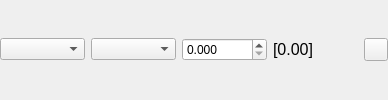
<?xml version="1.0" encoding="UTF-8"?>
<ui version="4.0">
 <class>SingleBlendshapeRuleUI</class>
 <widget class="QWidget" name="SingleBlendshapeRuleUI">
  <property name="geometry">
   <rect>
    <x>0</x>
    <y>0</y>
    <width>388</width>
    <height>100</height>
   </rect>
  </property>
  <property name="windowTitle">
   <string>Form</string>
  </property>
  <layout class="QVBoxLayout" name="verticalLayout">
   <property name="leftMargin">
    <number>0</number>
   </property>
   <property name="topMargin">
    <number>0</number>
   </property>
   <property name="rightMargin">
    <number>0</number>
   </property>
   <property name="bottomMargin">
    <number>0</number>
   </property>
   <item>
    <widget class="QWidget" name="widget" native="true">
     <layout class="QGridLayout" name="gridLayout">
      <property name="leftMargin">
       <number>0</number>
      </property>
      <property name="topMargin">
       <number>0</number>
      </property>
      <property name="rightMargin">
       <number>0</number>
      </property>
      <property name="bottomMargin">
       <number>0</number>
      </property>
      <item row="0" column="0">
       <widget class="QComboBox" name="blendshapeNameComboBox">
        <property name="editable">
         <bool>false</bool>
        </property>
       </widget>
      </item>
      <item row="0" column="2">
       <widget class="QDoubleSpinBox" name="blendshapeValueSpinBox">
        <property name="decimals">
         <number>3</number>
        </property>
        <property name="maximum">
         <double>1.000000000000000</double>
        </property>
        <property name="singleStep">
         <double>0.010000000000000</double>
        </property>
       </widget>
      </item>
      <item row="0" column="1">
       <widget class="QComboBox" name="comparisonTypeComboBox"/>
      </item>
      <item row="0" column="4">
       <widget class="QToolButton" name="deleteToolButton">
        <property name="text">
         <string/>
        </property>
       </widget>
      </item>
      <item row="0" column="3">
       <widget class="QLabel" name="trackingValueLabel">
        <property name="font">
         <font>
          <pointsize>12</pointsize>
         </font>
        </property>
        <property name="text">
         <string>[0.00]</string>
        </property>
       </widget>
      </item>
     </layout>
    </widget>
   </item>
  </layout>
 </widget>
 <resources/>
 <connections/>
</ui>
